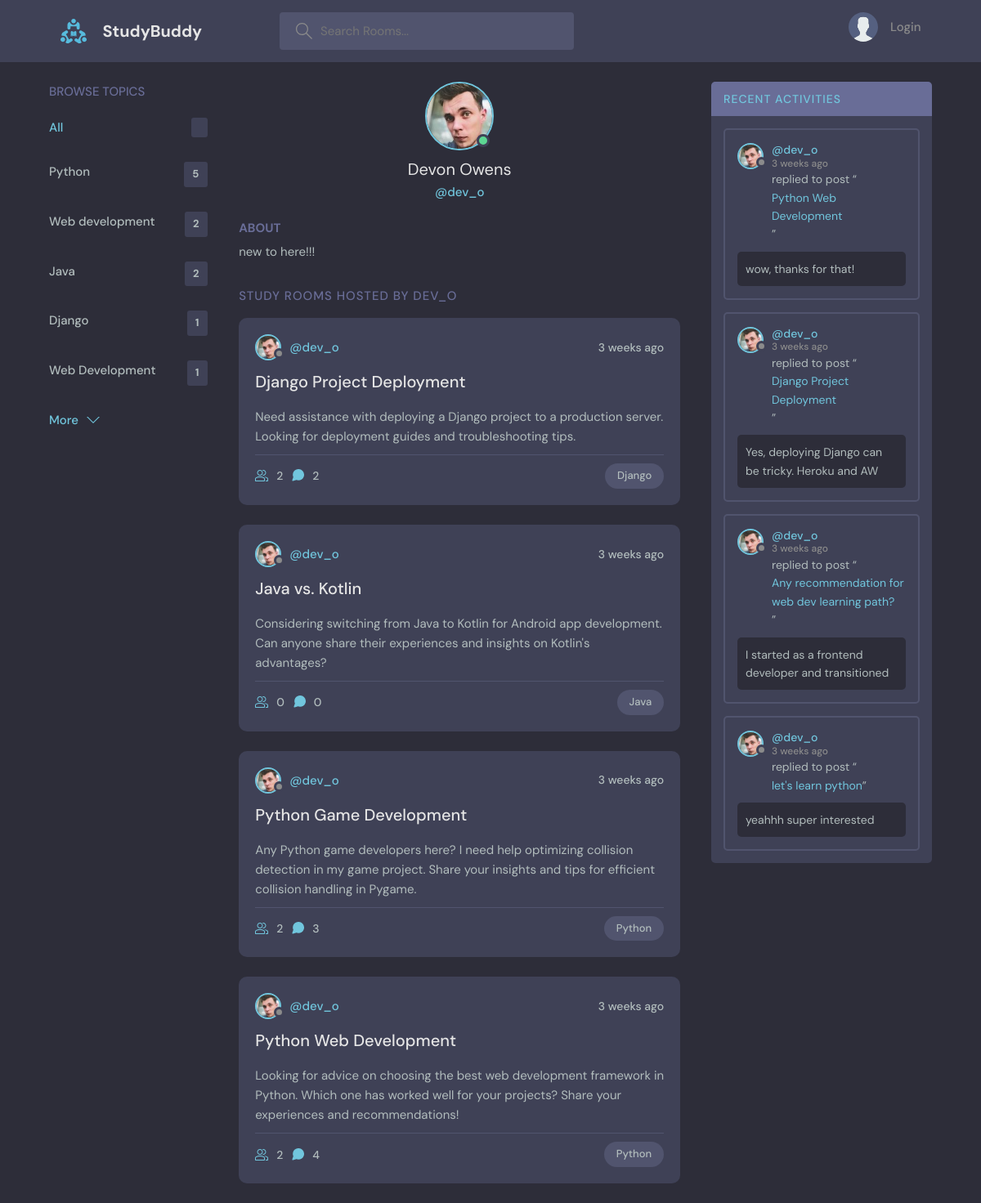
The page /profile/3/ on the database as committed earlier.
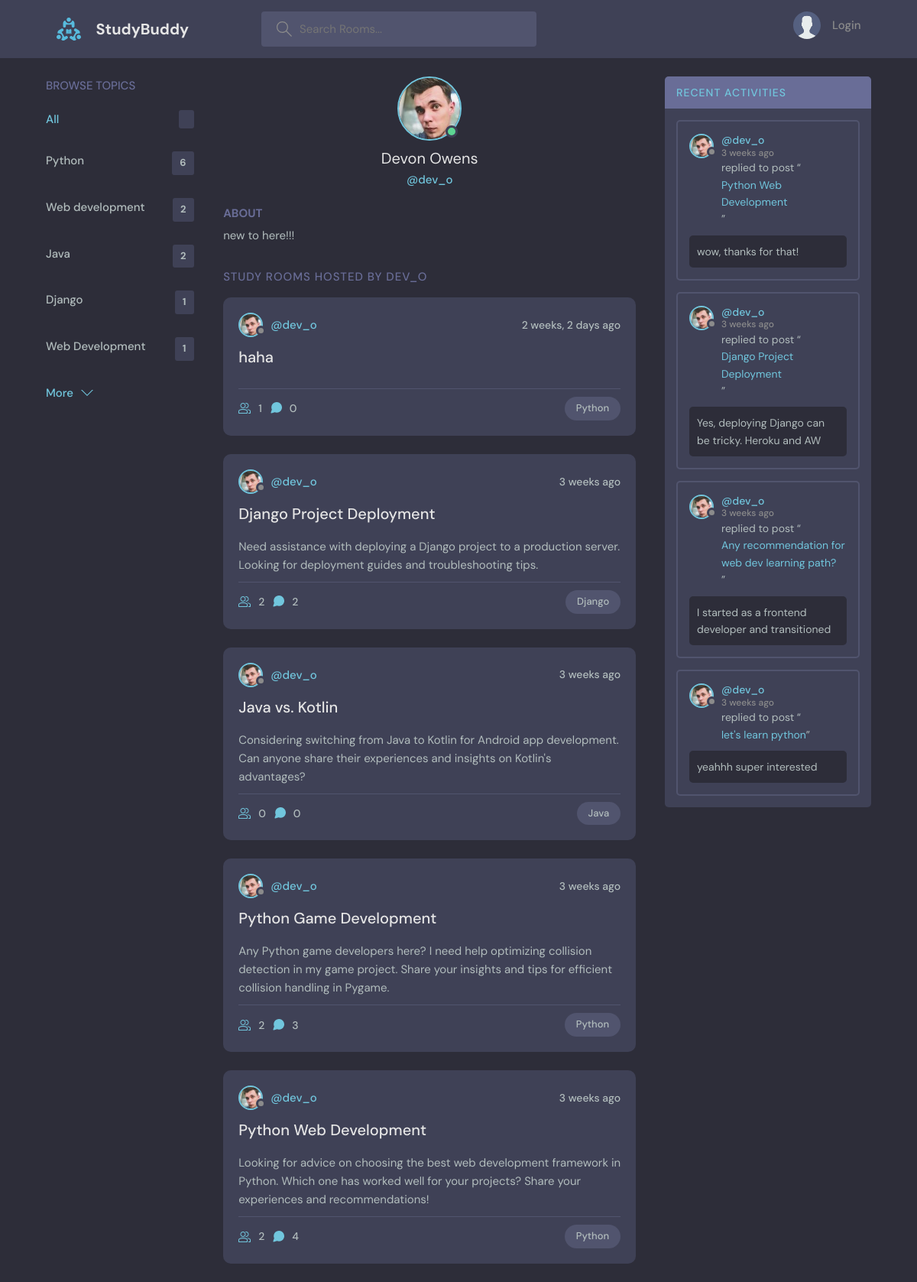
The same page on the database as committed later.
### base/models.py (models this page shows, shortened)
class Topic (models.Model):
    name=models.CharField(max_length=200)

class Room(models.Model):
    host=models.ForeignKey(User, on_delete=models.SET_NULL, null=True)
    topic =models.ForeignKey(Topic, on_delete=models.SET_NULL, null=True) #Topic can placed in string, set null, so need to allow null=true
    name=models.CharField(max_length=200)
    description=models.TextField(null=True, blank=True) #cant be blank
    participants=models.ManyToManyField(User, related_name='participants', blank=True) # specify related name due to alr having User relation
    likeroom=models.ManyToManyField(User, related_name='likeroom', blank=True)
    updated=models.DateTimeField(auto_now=True) #timestamp when updated
    created=models.DateTimeField(auto_now_add=True) # timestamp when created
    class Meta:
        ordering=['-updated','-created']
    def __str__(self):
        return self.name

class User(AbstractUser):
    name=models.CharField(max_length=200, null=True)
    email=models.EmailField(unique=True, null=True)
    bio=models.TextField(null=True)
    avatar=models.ImageField(null=True, default="avatar.svg")
    USERNAME_FIELD='email'
    REQUIRED_FIELDS=[]

class Message(models.Model):
    user=models.ForeignKey(User, on_delete=models.CASCADE)
    room=models.ForeignKey(Room, on_delete=models.CASCADE)
    body=models.TextField()
    likemessage=models.ManyToManyField(User, related_name='likemessage', blank=True)
    updated=models.DateTimeField(auto_now=True)
    created=models.DateTimeField(auto_now_add=True)
    class Meta:
        ordering=['-updated','-created']
    def __str__(self):
        return self.body[0:50]

### base/views.py (the view)
# urls.py: path('profile/<str:pk>/', views.userProfile, name="user-profile"),
def userProfile(request, pk):
    user= User.objects.get(id=pk)
    rooms=user.room_set.all()
    room_messages=user.message_set.all()
    topics=Topic.objects.all()
    context={'user':user,
             'rooms':rooms,
             'room_messages':room_messages,
             'topics':topics}
    return render(request, 'base/profile.html', context)

### base/templates/base/profile.html (shortened to what this page needs)
{% extends 'main.html' %}
{% block content %}
  <main class="profile-page layout layout--3">
    <div class="container">
      {% include 'base/topics_component.html' %}
      <div class="roomList">
        <div class="profile">
          <div class="profile__avatar">
            <div class="avatar avatar--large active">
              <img src="{{user.avatar.url}}" />
            </div>
          </div>
          <div class="profile__info">
            <h3>{{user.name}}</h3>
            <p>@{{user.username}}</p>
          </div>
          <div class="profile__about">
            <h3>About</h3>
            <p>
              {{user.bio}}
            </p>
          </div>
        </div>
        <div class="roomList__header">
          <div>
            <h2>Study Rooms Hosted by {{user.username}}</a>
            </h2>
          </div>
        </div>
        {% include 'base/feed_component.html' %}
      </div>
      {% include 'base/activity_component.html' %}
    </div>
  </main>
  {% endblock content %}

### base/templates/base/topics_component.html
<div class="topics">
    <div class="topics__header">
      <h2>Browse Topics</h2>
    </div>
    <ul class="topics__list">
      <li>
        <a href="{% url 'home' %}" class="active">All <span>{{total_room_count}}</span></a>
      </li>
      {% for topic in topics %}
      <li>
        <a href="{% url 'home' %}?q={{topic.name}}">{{topic.name}} <span>{{topic.room_set.all.count}}</span></a>
      </li>
      {% endfor %}
    </ul>
    <a class="btn btn--link" href="{% url 'topics' %}">
      More
      <svg version="1.1" xmlns="http://www.w3.org/2000/svg" width="32" height="32" viewBox="0 0 32 32">
        <title>chevron-down</title>
        <path d="M16 21l-13-13h-3l16 16 16-16h-3l-13 13z"></path>
      </svg>
    </a>
  </div>

### base/templates/base/feed_component.html (shortened to what this page needs)
{% for room in rooms %}
<div class="roomListRoom">
    <div class="roomListRoom__header">
      <a href="{% url 'user-profile' room.host.id %}" class="roomListRoom__author">
        <div class="avatar avatar--small">
          <img src="{{room.host.avatar.url}}" />
        </div>
        <span>@{{room.host.username}}</span>
      </a>
      <div class="roomListRoom__actions">
        <span>{{ room.created |timesince}} ago</span>
      </div>
    </div>
    <div class="roomListRoom__content">
      <a href="{% url 'room' room.id %}">{{room.name}}</a>
      <p>
        {{room.description}}
      </p>
    </div>
    <div class="roomListRoom__meta">
      <div class="roomListRoom__author">
      <a href="{% url 'room' room.id %}" class="roomListRoom__joined">
        {{room.participants.all.count}}
      </a>
      <a href="{% url 'room' room.id %}" class="roomListRoom__joined">
        {{room.message_set.count}}
      </a>
    </div>
      <p class="roomListRoom__topic">{{room.topic.name}}</p>
    </div>
  </div>
  {% endfor %}

### base/templates/base/activity_component.html (shortened to what this page needs)
<div class="activities">
    <div class="activities__header">
      <h2><a href="{% url 'activity' %}">Recent Activities</a></h2>
    </div>
    {% for message in room_messages %}
    <div class="activities__box">
      <div class="activities__boxHeader roomListRoom__header">
        <a href="{% url 'user-profile' message.user.id %}" class="roomListRoom__author">
          <div class="avatar avatar--small">
            <img src="{{message.user.avatar.url}}" />
          </div>
          <p>
            @{{message.user.username}}
            <span>{{message.created|timesince}} ago</span>
          </p>
        </a>
      </div>
      <div class="activities__boxContent">
        <p>replied to post “<a href="{% url 'room' message.room.id %}">{{message.room}}</a>”</p>
        <div class="activities__boxRoomContent">
            {{message}}
        </div>
      </div>
    </div>
    {% endfor %}
  </div>

Rows that differ between the two databases and show on the page:
computed for Topic "Python": room_set.all.count "5" → "6"
added Room: host.avatar (picture), host.username "dev_o", created "2 weeks, 2 days", name "haha", participants.all.count "1", message_set.count "0", topic.name "Python"
